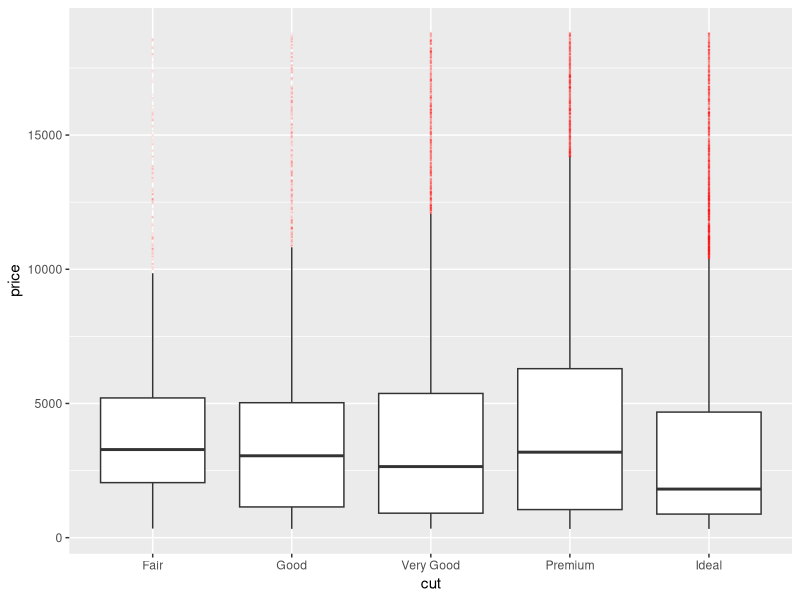
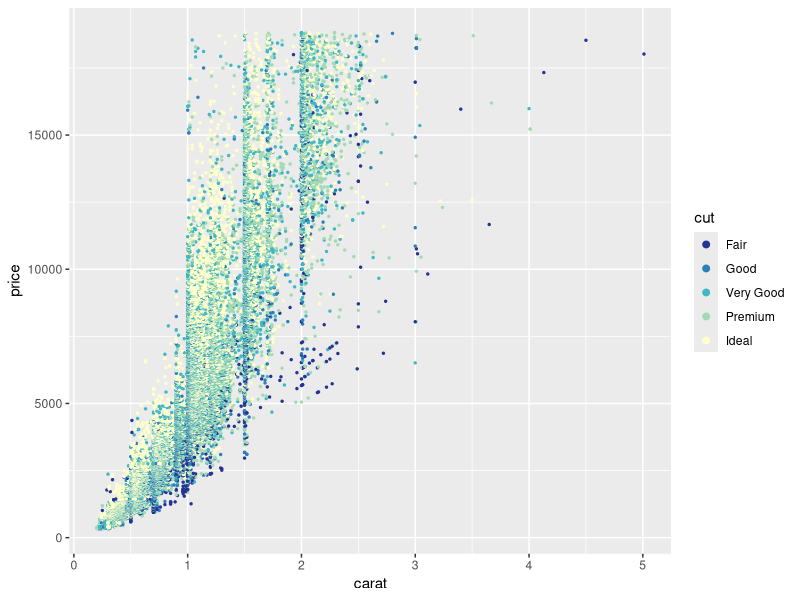
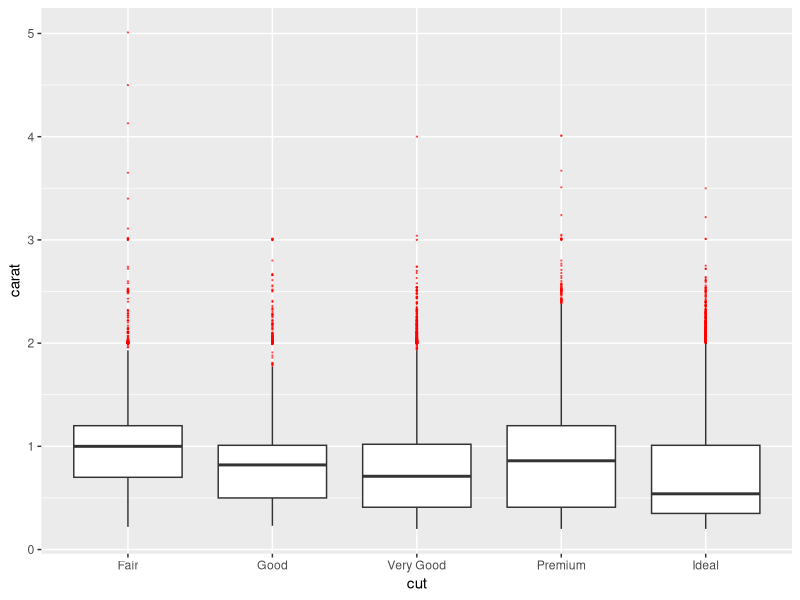
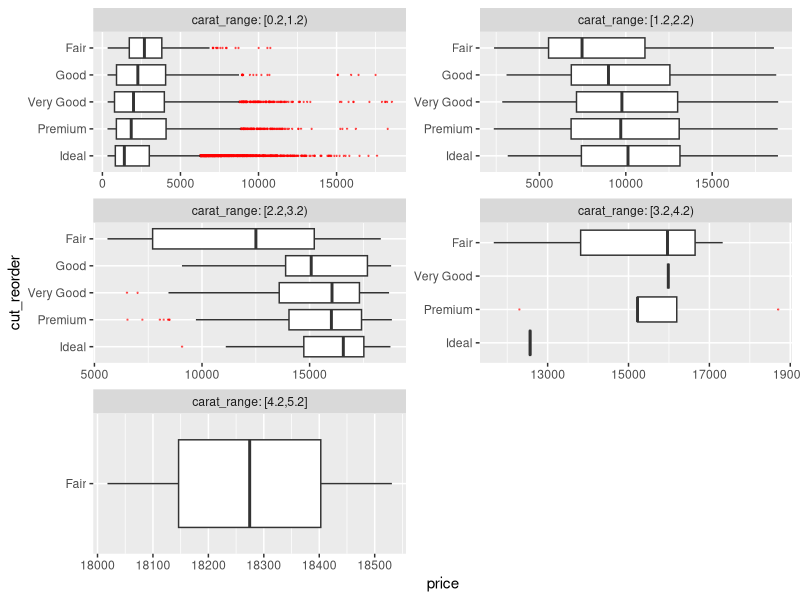
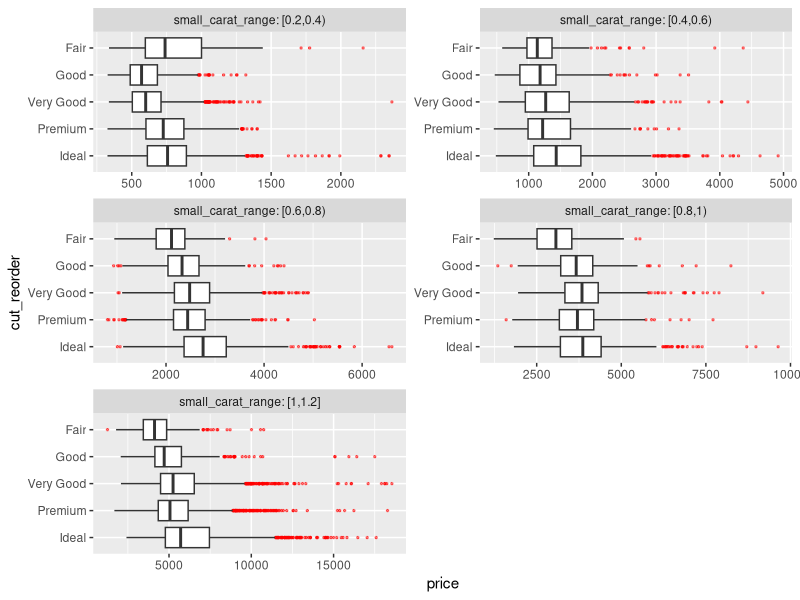
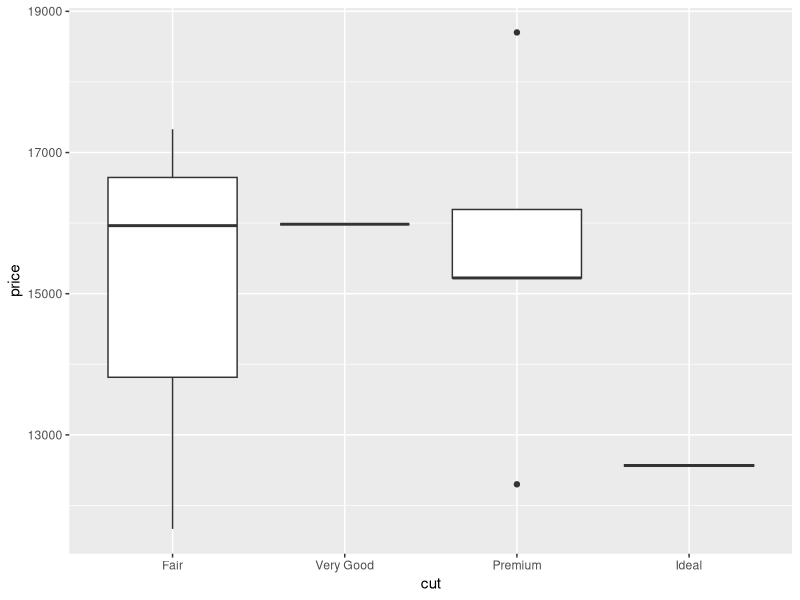
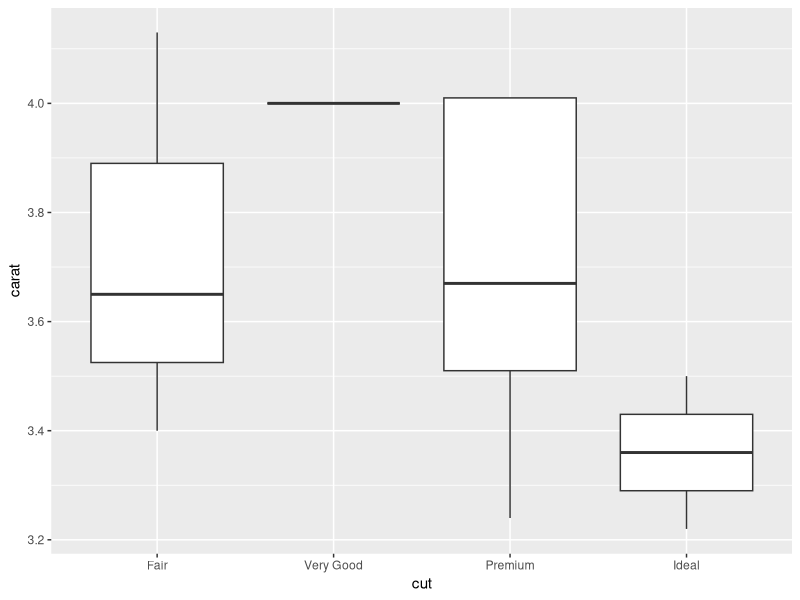
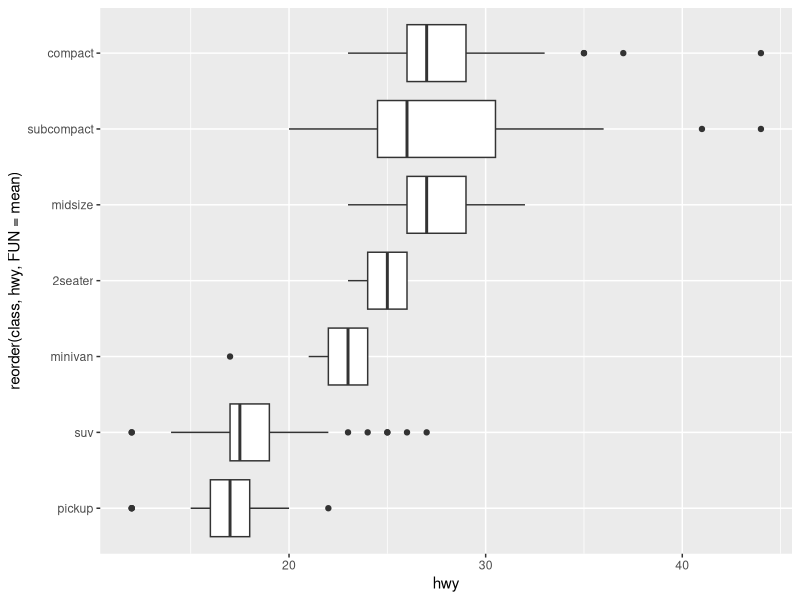

Here is the R script that generated these plots, in order:
## ---- chunk 1
library(tidyverse)
## ---- chunk 2
diamonds %>% 
  count(cut_width(carat, 0.5, center=0.45))
## ---- chunk 3
diamonds %>% 
  filter(carat==0.99 | carat==1) %>% 
  count(carat)
## ---- chunk 4
ggplot(diamonds, mapping=aes(x=cut, y=price)) + 
  geom_boxplot(outlier.size = 0.2, outlier.alpha = 0.05, outlier.colour = 'red')
## ---- chunk 5
ggplot(diamonds) + 
  geom_point(mapping=aes(x=carat, y=price, color=cut), size=0.5, alpha=1) + 
  scale_color_brewer(type=seq, palette='YlGnBu', direction=-1) + 
  guides(color=guide_legend(override.aes=list(alpha=1, size=2)))
## ---- chunk 6
ggplot(diamonds, mapping=aes(x=cut, y=carat)) + 
  geom_boxplot(outlier.size = 0.2, outlier.alpha = 0.5, outlier.colour = 'red')
## ---- chunk 7
diamonds_carat_range<-mutate(
  diamonds,
  carat_range=cut_width(diamonds$carat, center=0.7, width=1, closed = 'left'),
  cut_reorder=factor(diamonds$cut, levels = c('Ideal','Premium','Very Good','Good','Fair'))
)
#reorder the level of factor cut on order to arrange them in the inverse order on a axis in the plot.
(n_carat_cut<-count(diamonds_carat_range, carat_range, cut_reorder))
## ---- chunk 8
ggplot(diamonds_carat_range, mapping=aes(x=cut_reorder, y=price)) + 
  geom_boxplot(outlier.size = 0.2, outlier.alpha = 0.5, outlier.colour = 'red') + 
  facet_wrap(facets = vars(carat_range), ncol=2, shrink = FALSE, scales = 'free', labeller = 'label_both') + 
  coord_flip()
## ---- chunk 9
diamonds_small<-filter(diamonds_carat_range, carat_range=='[0.2,1.2)')

diamonds_small_carat_range<-mutate(
  diamonds_small,
  small_carat_range=cut_width(diamonds_small$carat, center=0.3, width=0.2, closed = 'left')
)
## ---- chunk 10
ggplot(diamonds_small_carat_range, mapping=aes(x=cut_reorder, y=price)) + 
  geom_boxplot(outlier.size = 0.5, outlier.alpha = 0.5, outlier.colour = 'red') + 
  facet_wrap(facets = vars(small_carat_range), ncol=2, shrink = FALSE, scales = 'free', labeller = 'label_both') + 
  coord_flip()
## ---- chunk 11
diamonds_big_carat_range<-filter(diamonds_carat_range, carat_range=='[3.2,4.2)' | carat_range=='[4.2,5.2)')

ggplot(diamonds_big_carat_range, mapping=aes(x=cut, y=price)) + 
  geom_boxplot()
## ---- chunk 12
ggplot(diamonds_big_carat_range, mapping=aes(x=cut, y=carat)) + 
  geom_boxplot(outlier.size = 0.2, outlier.alpha = 0.5, outlier.colour = 'red')
## ---- chunk 13
ggplot(mpg) + 
  geom_boxplot(mapping=aes(
    x=reorder(class, hwy, FUN=mean),
    y=hwy
    )
  ) + 
  coord_flip()
